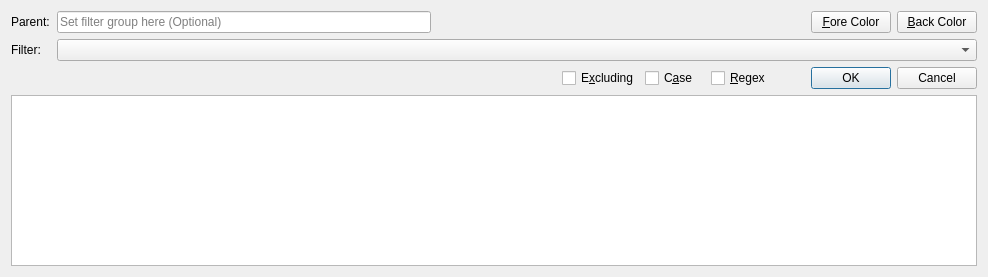
<?xml version="1.0" encoding="UTF-8"?>
<ui version="4.0">
 <class>Form</class>
 <widget class="QWidget" name="Form">
  <property name="geometry">
   <rect>
    <x>0</x>
    <y>0</y>
    <width>988</width>
    <height>277</height>
   </rect>
  </property>
  <property name="windowTitle">
   <string>Form</string>
  </property>
  <layout class="QVBoxLayout" name="verticalLayout">
   <item>
    <layout class="QHBoxLayout" name="horizontalLayout">
     <item>
      <widget class="QLabel" name="label">
       <property name="minimumSize">
        <size>
         <width>40</width>
         <height>0</height>
        </size>
       </property>
       <property name="maximumSize">
        <size>
         <width>40</width>
         <height>16777215</height>
        </size>
       </property>
       <property name="text">
        <string>Parent:</string>
       </property>
      </widget>
     </item>
     <item>
      <widget class="QLineEdit" name="lineEdit_group">
       <property name="placeholderText">
        <string>Set filter group here (Optional)</string>
       </property>
      </widget>
     </item>
     <item>
      <spacer name="horizontalSpacer">
       <property name="orientation">
        <enum>Qt::Horizontal</enum>
       </property>
       <property name="sizeHint" stdset="0">
        <size>
         <width>40</width>
         <height>20</height>
        </size>
       </property>
      </spacer>
     </item>
     <item>
      <widget class="QPushButton" name="pushButton_fore_color">
       <property name="text">
        <string>&amp;Fore Color</string>
       </property>
      </widget>
     </item>
     <item>
      <widget class="QPushButton" name="pushButton_back_color">
       <property name="text">
        <string>&amp;Back Color</string>
       </property>
      </widget>
     </item>
    </layout>
   </item>
   <item>
    <layout class="QHBoxLayout" name="horizontalLayout_2">
     <item>
      <widget class="QLabel" name="label_2">
       <property name="minimumSize">
        <size>
         <width>40</width>
         <height>0</height>
        </size>
       </property>
       <property name="maximumSize">
        <size>
         <width>40</width>
         <height>16777215</height>
        </size>
       </property>
       <property name="text">
        <string>Filter: </string>
       </property>
      </widget>
     </item>
     <item>
      <widget class="QComboBox" name="comboBox_filter_history"/>
     </item>
    </layout>
   </item>
   <item>
    <layout class="QHBoxLayout" name="horizontalLayout_3">
     <item>
      <spacer name="horizontalSpacer_2">
       <property name="orientation">
        <enum>Qt::Horizontal</enum>
       </property>
       <property name="sizeHint" stdset="0">
        <size>
         <width>40</width>
         <height>20</height>
        </size>
       </property>
      </spacer>
     </item>
     <item>
      <widget class="QCheckBox" name="checkBox_excluding">
       <property name="minimumSize">
        <size>
         <width>60</width>
         <height>0</height>
        </size>
       </property>
       <property name="maximumSize">
        <size>
         <width>120</width>
         <height>16777215</height>
        </size>
       </property>
       <property name="text">
        <string>E&amp;xcluding</string>
       </property>
      </widget>
     </item>
     <item>
      <widget class="QCheckBox" name="checkBox_case">
       <property name="minimumSize">
        <size>
         <width>60</width>
         <height>0</height>
        </size>
       </property>
       <property name="maximumSize">
        <size>
         <width>120</width>
         <height>16777215</height>
        </size>
       </property>
       <property name="text">
        <string>C&amp;ase</string>
       </property>
      </widget>
     </item>
     <item>
      <widget class="QCheckBox" name="checkBox_regex">
       <property name="minimumSize">
        <size>
         <width>60</width>
         <height>0</height>
        </size>
       </property>
       <property name="text">
        <string>&amp;Regex</string>
       </property>
      </widget>
     </item>
     <item>
      <widget class="QDialogButtonBox" name="buttonBox_accept">
       <property name="maximumSize">
        <size>
         <width>200</width>
         <height>16777215</height>
        </size>
       </property>
       <property name="standardButtons">
        <set>QDialogButtonBox::Cancel|QDialogButtonBox::Ok</set>
       </property>
      </widget>
     </item>
    </layout>
   </item>
   <item>
    <widget class="QPlainTextEdit" name="plainTextEdit_description"/>
   </item>
  </layout>
 </widget>
 <tabstops>
  <tabstop>lineEdit_group</tabstop>
  <tabstop>pushButton_fore_color</tabstop>
  <tabstop>pushButton_back_color</tabstop>
  <tabstop>comboBox_filter_history</tabstop>
  <tabstop>checkBox_excluding</tabstop>
  <tabstop>checkBox_case</tabstop>
  <tabstop>checkBox_regex</tabstop>
  <tabstop>plainTextEdit_description</tabstop>
 </tabstops>
 <resources/>
 <connections/>
</ui>
